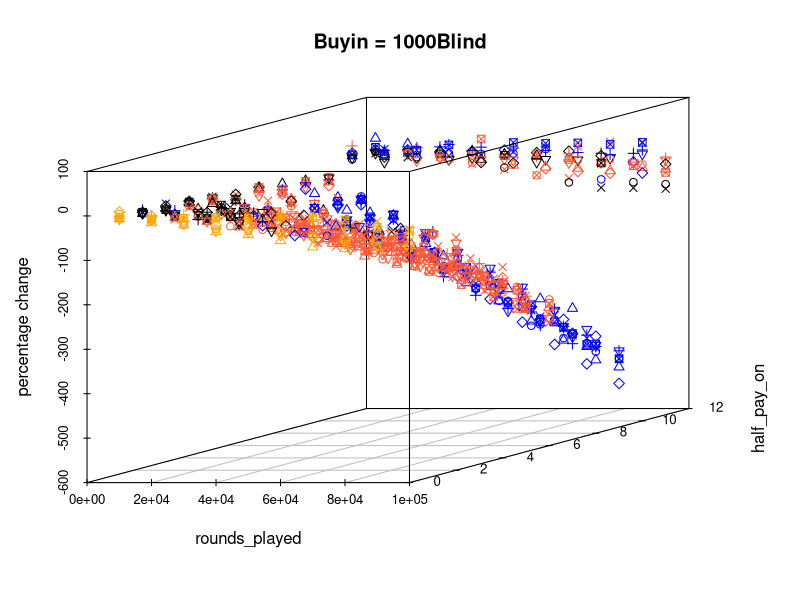
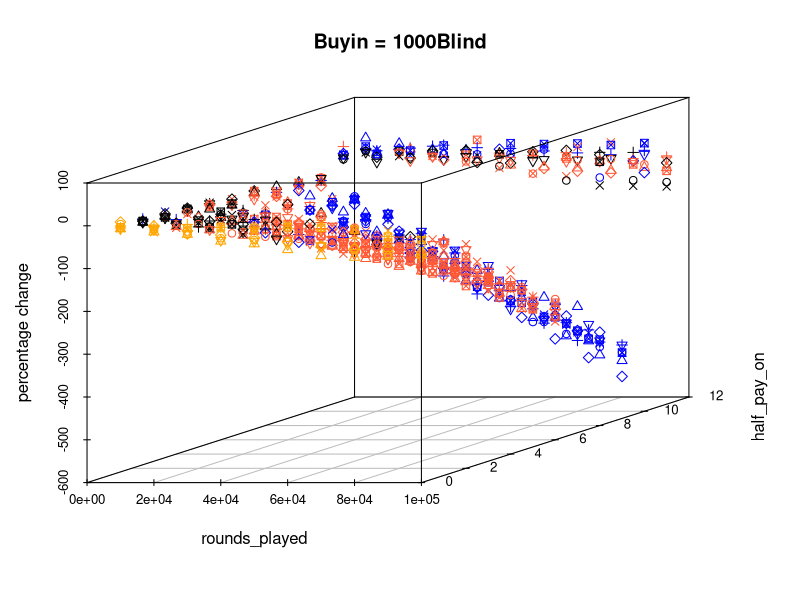
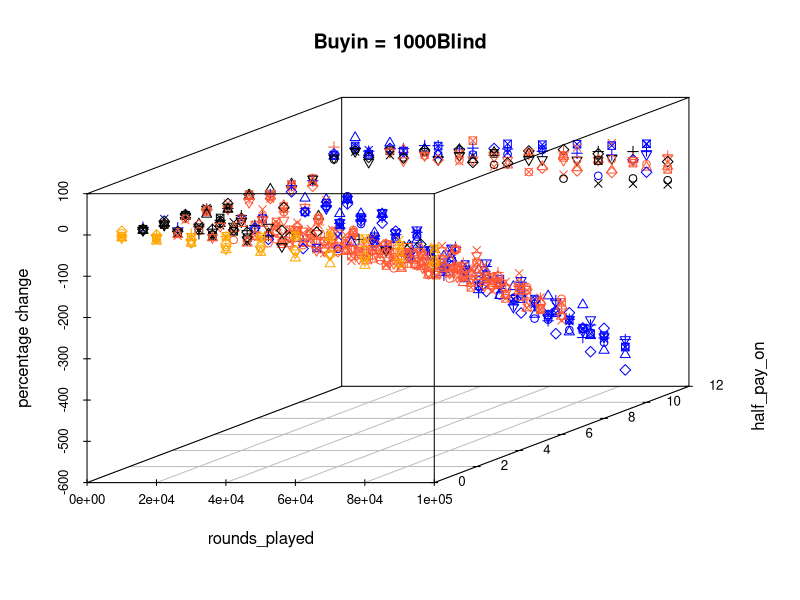
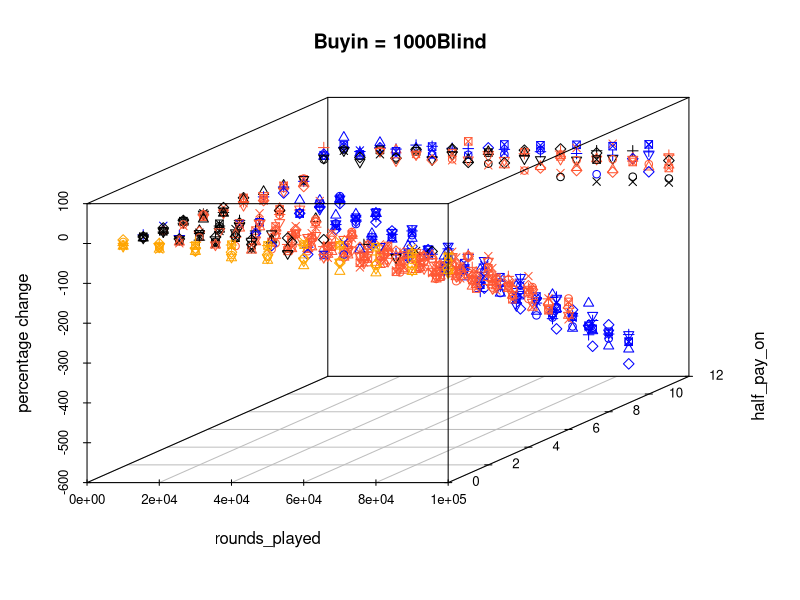
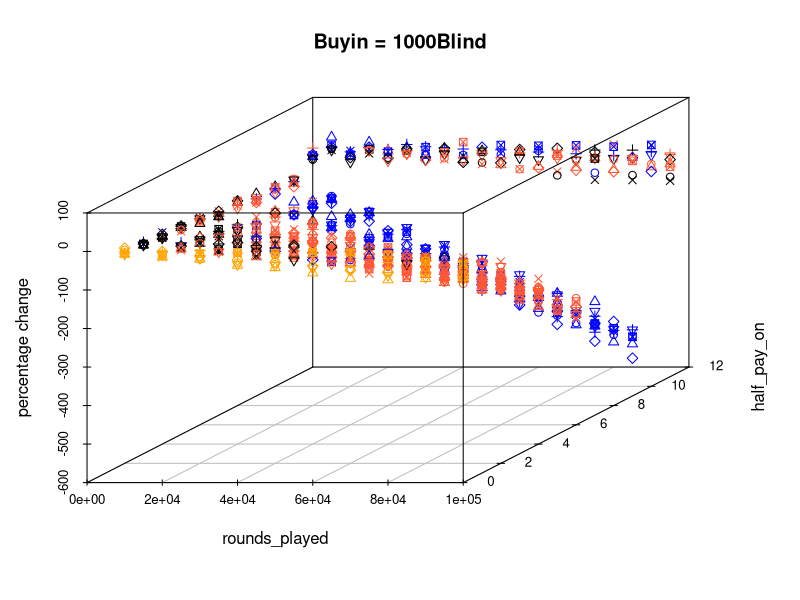
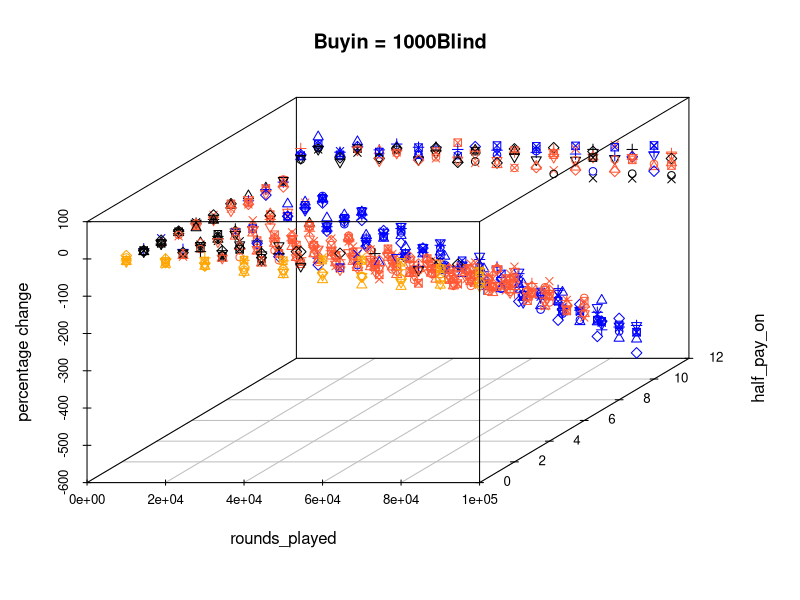
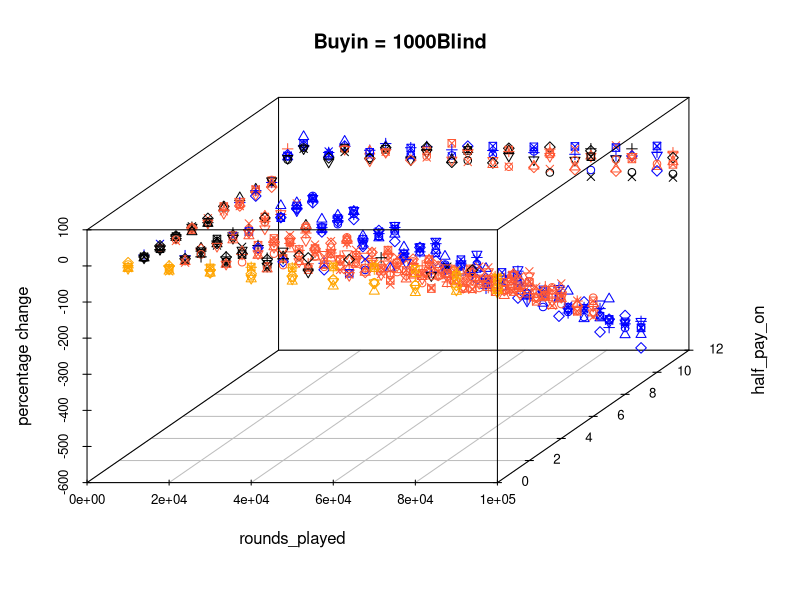
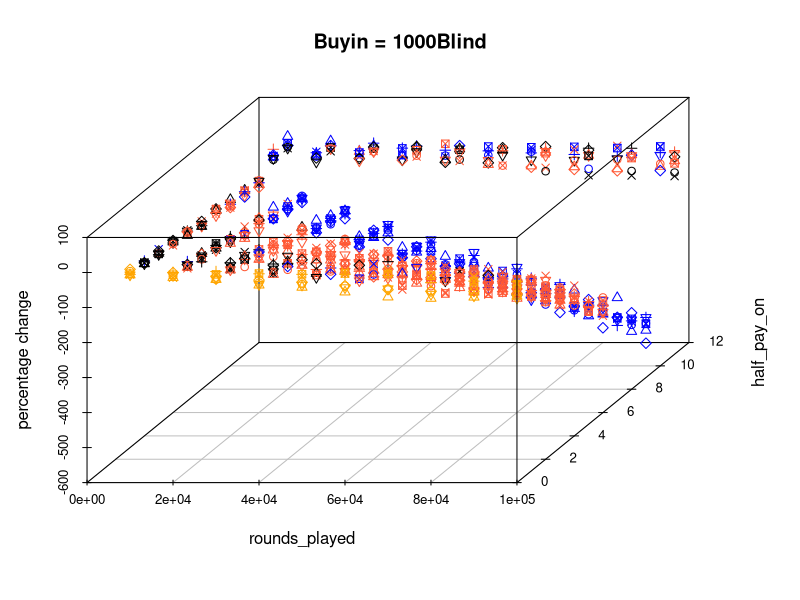

Write R code to recreate these figures, in order.
# Hello, world!
#
# This is an example function named 'hello'
# which prints 'Hello, world!'.
#
# You can learn more about package authoring with RStudio at:
#
#   https://r-pkgs.org
#
# Some useful keyboard shortcuts for package authoring:
#
#   Install Package:           'Cmd + Shift + B'
#   Check Package:             'Cmd + Shift + E'
#   Test Package:              'Cmd + Shift + T'
library(scatterplot3d)

hello <- function() {
  print("Hello, world!")
}


outcome_data <- read.csv("./some.csv")


head(outcome_data)

outcome_data <- outcome_data[order(outcome_data$average_player_pct_change), ]

outcome_data$half_pay_on[outcome_data$half_pay_on == -1] <- 11
X <- as.numeric(unlist(outcome_data["rounds_played"]))
Y <- as.numeric(unlist(outcome_data$half_pay_on))
# Y[Y == -1] <- 11
Z <- as.numeric(unlist(outcome_data["average_player_pct_change"]))

head(Y)
head(outcome_data)

colors <- c(
  "#FF5733", "#FF5733", "#FF5733", "#FF5733", "#FF5733", "#FF5733",

  #"#FF5733", "#33FF57", "#3357FF", "#FF33A8", "#A833FF", "#33FFF1",
  # "#FFF133", "#F133FF", "#33A8FF", "#57FF33", "#5733FF", "#FF3357", "#A8FF33"
  "blue", "blue", "blue", "black", "black", "black", "black"
)
colll <- colors[unlist(Y)]
colll <- ifelse(unlist(Y) == 0, "orange", colors[unlist(Y)])


length(Y)
length(unlist(Y))

length(X)
length(colors)
length(colll)
show(colll)
show(Y)

p_color <- seq(1,7)
p_color

shapes <- p_color[outcome_data$players]

for (i in seq(25, 200, by = 5)) {
  scatterplot3d(main="Buyin = 1000Blind",x=X,xlab = "rounds_played",y =Y,ylab = "half_pay_on",z=Z,zlab = "percentage change",
                angle = i,color=colll,pch=shapes)
}


# Create a color gradient based on the x values
colors <- colorRampPalette(c("lightblue","blue"))(100)  # Define a gradient from blue to red

plot(main="Buyin = 1000Blind",x =Y,xlab = "half_pay_on",y=Z,ylab = "percentage change",col = colors[as.integer(cut(X, breaks = 100))], pch = 16)
